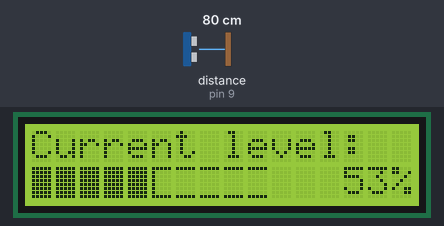
Simulated run of this sketch. Board: Arduino Uno, built with avr-gcc and run on an emulated ATmega328P. On the bench: 16×2 character LCD. Wiring (inferred from the names in the program): ultrasonic range finder: trigger pin 8; echo pin 9. The test bench sets the inputs (shaded band); at power-on: distance to the obstacle (sensor on pin 9) 80 cm. The echo pulse lasts 58.3 µs per cm.

Above: at 1.2 s.
1.3 s: distance to the obstacle (sensor on pin 9) set to 2 cm
At 3.3 s:
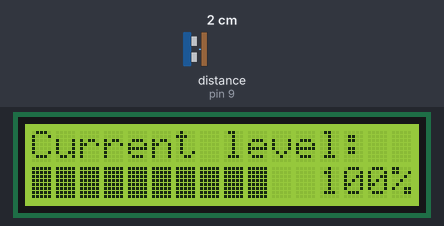
4.0 s: distance to the obstacle (sensor on pin 9) set to 18 cm
At 5.1 s:
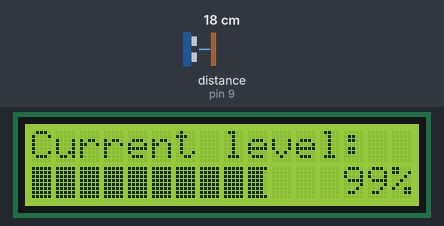
6.7 s: distance to the obstacle (sensor on pin 9) set to 35 cm
At 8.6 s:
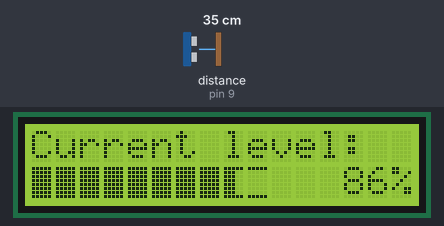
9.6 s: distance to the obstacle (sensor on pin 9) set to 60 cm
At 10.5 s:
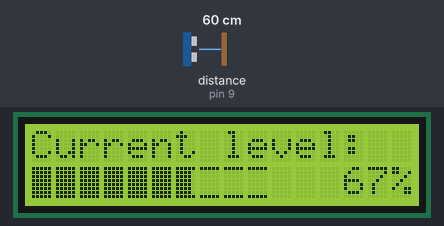
12.3 s: distance to the obstacle (sensor on pin 9) set to 120 cm
At 15.3 s:
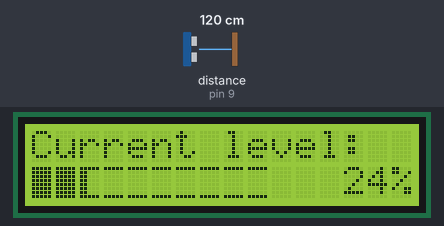
15.6 s: distance to the obstacle (sensor on pin 9) set to 250 cm
At 16.5 s:
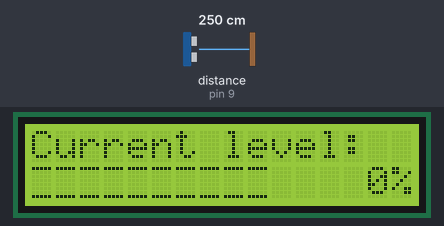
Timing chart, 0 to 18.6 s (numbered marks = the images above; inputs shaded):
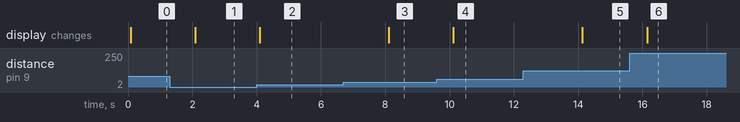

The sketch:

levelmatic1000.ino
```cpp
// (licence header left out)
// include the library code:
#include <LiquidCrystal.h>
#include <math.h>

// Init vars
// **************
//   CHANGE ME!
// **************
const int tankEmptyDepth = 153; // This MUST be no greater than 450 cm (500cm for the HC-SR04)!
const int tankFullDepth = 15; // This should be at least 25 cm, if possible (2cm for the HC-SR04)

// Change the above tankEmptyDepth and tankFullDepth constants to be the distance (in centimeters):
//    - tankEmptyDepth  = between the ultrasonic sensor and the empty level (i.e. bottom of tank)
//    - tankFullDepth   = between the sensor and the liquid when the tank is full (MINIMUM 25cm)
// Note that the ultrasonic sensor works only between 25cm and 450cm, so the min tankFullDepth = 25.
// For my tank, the tankFullDepth = 15, which is okay... BUT it means that when the tank is full,
// I will probably get incorrect readings until the level drops 10cm. This isn't a problem in my case
// since I I don't care about accurate level readings when the fuel tank is full! But it means that
// after getting the tank filled, the level will read near-empty or "Error: Timeout".
//
// You could also use the HC-SR04, which is larger but has a min depth of 2cm and max of 500cm.
// Note however that it's not waterproof! I chose the JSN-SR04T-2.0 for that reason.
//
// Note also that you might want to set tankEmptyDepth to be less than the bottom of your tank,
// esp if you have a vertical feed sucking liquid from, say, 5cm above the bottom of the tank.
// For example, my tank is 163cm deep from the sensor, so I set tankEmptyDepth to 153. This ensures
// that when my LevelMatic reads 0%, I should have 10cm of fuel left in the tank.
//
// If measuring in inches: 1 inch = 2.54 cm

// These vars hold the current and last-measured level from the sensor
int currentLevel = 0;
int lastLevel = 0;

// These vars are for showPartialBarChar() and showCurrentLevel()
int done = 0;
char levelTxt[] = "Current level:";

// Var for showError
// This error means the ultrasound unit couldn't do a measurement, and timed out
// Usually that means the sensor is at a weird angle, too close to the liquid, or
// the ultrasound waves are bouncing off the walls of the tank.
char timeoutErrorTxt[] = "ERROR: Timeout";

// Var for echo response from ultrasonic sensor board
unsigned long timeHigh;

// Custom chars for LCD
byte barEmpty[8] = {
  B11111,
  B00000,
  B00000,
  B00000,
  B00000,
  B00000,
  B00000,
  B11111,
};
byte barOne[8] = {
  B11111,
  B10000,
  B10000,
  B10000,
  B10000,
  B10000,
  B10000,
  B11111,
};
byte barTwo[8] = {
  B11111,
  B11000,
  B11000,
  B11000,
  B11000,
  B11000,
  B11000,
  B11111,
};
byte barThree[8] = {
  B11111,
  B11100,
  B11100,
  B11100,
  B11100,
  B11100,
  B11100,
  B11111,
};
byte barFour[8] = {
  B11111,
  B11110,
  B11110,
  B11110,
  B11110,
  B11110,
  B11110,
  B11111,
};

// constants for ultrasonic sensor board IO pins
const int trigPin = 8, echoPin = 9;

// constants for LCD IO pins
const int rs = 12, en = 11, d4 = 5, d5 = 4, d6 = 3, d7 = 2;

// initialize the library by associating any needed LCD interface pin
// with the arduino pin number it is connected to
LiquidCrystal lcd(rs, en, d4, d5, d6, d7);

void setup() {

  // Set up IO pins for ultrasonic sensor board
  pinMode(trigPin, OUTPUT);
  pinMode(echoPin, INPUT);

  // Set trigger pin for sensor to 0 (aka "do nothing yet")
  digitalWrite(trigPin, LOW);

  // set up the LCD's number of columns and rows:
  lcd.begin(16, 2);

  // Set custom chars 0-7
  lcd.createChar(0, barEmpty);
  lcd.createChar(1, barOne);
  lcd.createChar(2, barTwo);
  lcd.createChar(3, barThree);
  lcd.createChar(4, barFour);
  lcd.clear();
}

void loop() {
  // Do level scan with ultrasonic board

  // Start a scan - trigger pin must be high for at least 10us
  digitalWrite(trigPin, HIGH);
  delayMicroseconds(10);
  digitalWrite(trigPin, LOW);

  // Get time echo pin is high using pulseIn, which returns value in microseconds
  // Default timeout of 1s is more than enough for 8 pulses, and we're not in a hurry
  timeHigh = pulseIn(echoPin, HIGH);

  if (timeHigh == 0) {
    // Oops! Timeout...
    showError();
  } else {
    // Calculate level
    // Assume 343 m/s for the speed of the 40kHz sound waves in air at standard temperature and pressure
    // It's 58 us/cm, which we get from:
    //    (343 m/s * (1s / 1000000 us) * (100cm / 1m)) / 2 = 0.01715 cm / us
    // Must divide by 2 because sound wave travels to liquid, and back
    // Invert that to get:
    //    1 / 0.01715 cm/us = 58.309038 us/cm
    // Note resolution of ultrasonic sensor is +/- 0.5cm
    currentLevel = round(timeHigh / 58);
    if (currentLevel > tankEmptyDepth) {
      // If level is lower than empty, show 0%
      // This is useful if you want to have "empty" be "still 10cm of liquid left in tank"
      currentLevel = tankEmptyDepth;
    } else if (currentLevel < tankFullDepth) {
      // If level is higher than full, show 100%
      // This is useful since "full" level may vary when tank is refilled
      currentLevel = tankFullDepth;
    }
    // Don't redraw screen if level is the same as last time
    if (currentLevel != lastLevel) {
      lastLevel = currentLevel;
      showCurrentLevel();
    }

  }

  // Delay 2s between scans
  delay(2000);
}

void showError() {
  lcd.clear();
  lcd.setCursor(0, 0);
  lcd.print(timeoutErrorTxt);
}

void showPartialBarChar(int val) {
  switch (val) {
    case 0:
      lcd.write(byte(0)); // barEmpty
      ++done;
      break;
    case 1:
      lcd.write(byte(1)); // one bar
      ++done;
      break;
    case 2:
      lcd.write(byte(2)); // two bars
      ++done;
      break;
    case 3:
      lcd.write(byte(3)); // three bars
      ++done;
      break;
    case 4:
      lcd.write(byte(4)); // four bars
      ++done;
      break;
  }
}

void showCurrentLevel() {
  // Get integer between 0 and 50 for bar graph
  // We have 10 progress bar characters, and each character can have 0-5 vertical columns of pixels
  // Subtracting tankFullDepth gives us a precise ratio between full/empty, as if the ultrasonic sensor
  // would be 0 cm away from the liquid level when the tank is full.
  // Also, currentLevel contains height of "emptiness" above the liquid, so to get liquid level we do:
  //   abs(1 - currentLevel/tankEmptyDepth).
  float ratio = 1 - ((float)currentLevel - (float)tankFullDepth) / ((float)tankEmptyDepth - (float)tankFullDepth);
  ratio = abs(ratio);
  int textLevelInt = round(ratio * 100.0);
  int levelInt = round(ratio * 50.0);
  int fulls = 0;

  // Reset done
  done = 0;

  // Display text above progress bar
  lcd.clear();
  lcd.setCursor(0, 0);
  lcd.print(levelTxt);
  // Display progress bar based on levelInt
  lcd.setCursor(0, 1);
  // Draw progress bar for XX%
  fulls = levelInt / 5;
  if (fulls == 0) {
    // First char on bar is a partial char with 0-4 vertical columns of pixels
    showPartialBarChar(levelInt);
  } else {
    for (int i = 0; i < fulls; ++i) {
      lcd.write(255); // full
      ++done;
    }
  }
  if (done < 10) {
    if (fulls > 0) {
      // Here we may have a partial char with 0-4 vertical columns of pixels
      showPartialBarChar(levelInt - (fulls * 5));
    }
    // Here we may have blank boxes left
    if (done < 10) {
      // We have empty boxes to draw
      for (int i = 0; i < 10 - done; ++i) {
        lcd.write(byte(0)); // barEmpty
      }
    }
  }

  // Lastly, print percentage:
  if (textLevelInt == 100) {
    lcd.setCursor(12, 1);
    lcd.print("100%");
  } else if (textLevelInt < 10) {
    lcd.setCursor(14, 1);
    lcd.print(textLevelInt);
    lcd.print("%");
  } else {
    lcd.setCursor(13, 1);
    lcd.print(textLevelInt);
    lcd.print("%");
  }
}
```

Measured:
- after the input at 1.3 s, the display: changes after 0.79 s (image 1)
- after the input at 4.0 s, the display: changes after 0.10 s (image 2)
- after the input at 6.7 s, the display: changes after 1.4 s (image 3)
- after the input at 9.6 s, the display: changes after 0.52 s (image 4)
- after the input at 12.3 s, the display: changes after 1.8 s (image 5)
- after the input at 15.6 s, the display: changes after 0.56 s (image 6)
